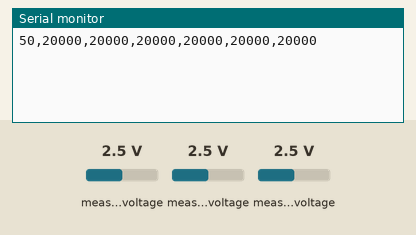
Simulated run of this program. Board: ESP32. Parts: the last lines printed to the serial monitor. The inputs (shaded band) are chosen by the test bench; at power-on: measured voltage 2.5 V.

Above: at 1.2 s.
1.3 s: measured voltage (sensor 201) set to 0.1 V
At 2.5 s:
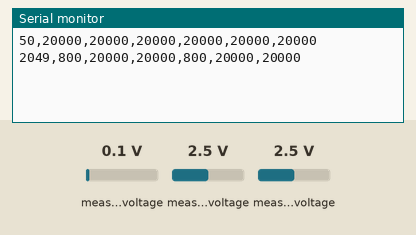
2.8 s: measured voltage (sensor 202) set to 0.1 V
At 4.2 s:
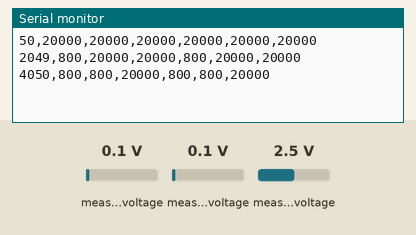
4.3 s: measured voltage (sensor 203) set to 0.1 V
5.8 s: measured voltage (sensor 201) set to 1.2 V
At 6.8 s:
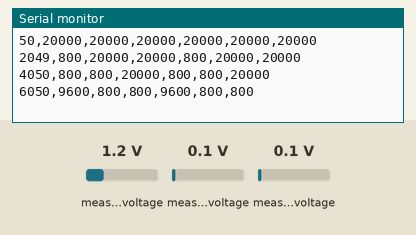
7.3 s: measured voltage (sensor 202) set to 1.2 V
At 8.6 s:
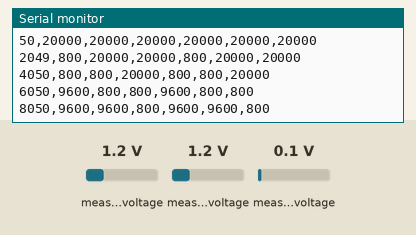
8.8 s: measured voltage (sensor 203) set to 1.2 V
At 11.0 s:
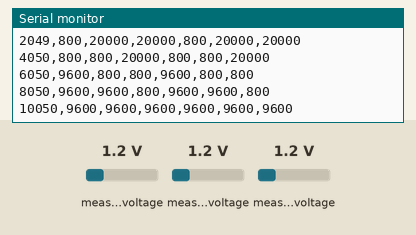
Timing chart, 0 to 11.3 s (numbered marks = the images above; inputs shaded):
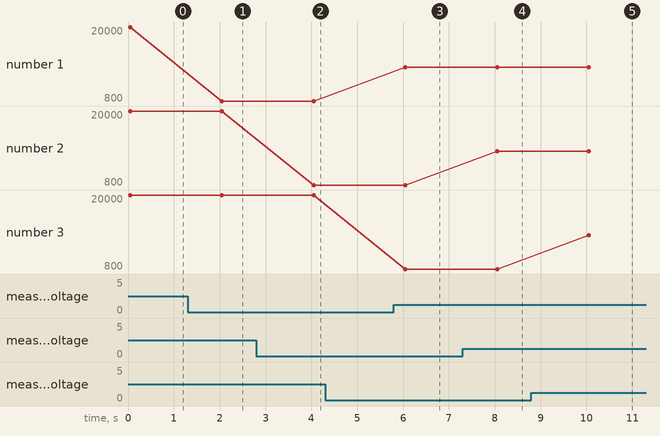

Measured:
- after the input at 1.3 s, the serial monitor: prints a new line after 0.75 s (image 1)
- after the input at 2.8 s, the serial monitor: prints a new line after 1.3 s (image 2)
- after the input at 5.8 s, the serial monitor: prints a new line after 0.25 s (image 3)
- after the input at 7.3 s, the serial monitor: prints a new line after 0.75 s (image 4)
- after the input at 8.8 s, the serial monitor: prints a new line after 1.3 s (image 5)
- plotted number 1: 20000 → 800 after the input at 1.3 s, 800 → 9600 after the input at 5.8 s

The program:

main.cpp
```cpp
#include <Arduino.h>
#include <Wire.h>
#include <Adafruit_ADS1X15.h>

// Configuracao do hardware
#define SDA_PIN 21
#define SCL_PIN 22
#define ADS1_ADDRESS 0x48  // ADDR do primeiro ADS1115 no GND
#define ADS2_ADDRESS 0x49  // ADDR do segundo ADS1115 no VDD

// Intervalo entre coletas completas dos seis sensores
const unsigned long INTERVALO_LEITURA_MS = 2000;

Adafruit_ADS1115 ads1;
Adafruit_ADS1115 ads2;

unsigned long ultimaLeitura = 0;

void setup() {
    Serial.begin(115200);
    Wire.begin(SDA_PIN, SCL_PIN);

    if (!ads1.begin(ADS1_ADDRESS, &Wire)) {
        // Mensagens de erro nao seguem o protocolo CSV e serao ignoradas pelo Python.
        Serial.println("ERRO: ADS1 0x48 nao encontrado");
        while (true) delay(100);
    }

    if (!ads2.begin(ADS2_ADDRESS, &Wire)) {
        Serial.println("ERRO: ADS2 0x49 nao encontrado");
        while (true) delay(100);
    }

    ads1.setGain(GAIN_ONE);
    ads2.setGain(GAIN_ONE);
    ads1.setDataRate(RATE_ADS1115_128SPS);
    ads2.setDataRate(RATE_ADS1115_128SPS);

    // Faz a primeira coleta imediatamente.
    ultimaLeitura = millis() - INTERVALO_LEITURA_MS;
}

void loop() {
    const unsigned long agora = millis();

    if (agora - ultimaLeitura >= INTERVALO_LEITURA_MS) {
        ultimaLeitura = agora;

        // Uma linha CSV por coleta: capacitivo 1..3, resistivo 1..3.
        const int16_t cap1 = ads1.readADC_SingleEnded(1);
        const int16_t cap2 = ads1.readADC_SingleEnded(2);
        const int16_t cap3 = ads1.readADC_SingleEnded(3);

        const int16_t res1 = ads2.readADC_SingleEnded(1);
        const int16_t res2 = ads2.readADC_SingleEnded(2);
        const int16_t res3 = ads2.readADC_SingleEnded(3);

        Serial.printf(
            "%lu,%d,%d,%d,%d,%d,%d\n",
            millis(),
            cap1, cap2, cap3,
            res1, res2, res3
        );
    }
}
```
